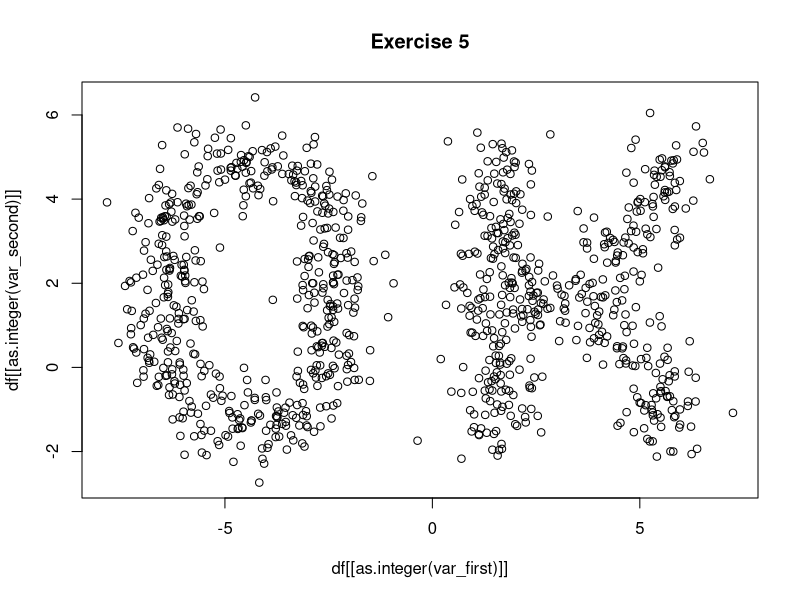

This figure's R source:
## ---- chunk 1
rm(list = ls())
df = read.csv("machine_learning_week_0.csv", header = TRUE)
# find two largest variance rows

find_variance_and_plot <- function(df) {
  var_first = colnames(df)[1]
  var_second = colnames(df)[2]
  for (i in colnames(df)){
    current_var = var(df[[i]])
    if (current_var >= var(df[[var_first]])) {
      var_first = i
    } else if (current_var >= var(df[[var_second]])) {
      var_second = i
    }
  }
  var_first<-sub("V", "", var_first)
  var_second<-sub("V", "", var_second)
  plot(df[[as.integer(var_first)]], df[[as.integer(var_second)]], main = "Exercise 5")
}

find_variance_and_plot(df)

